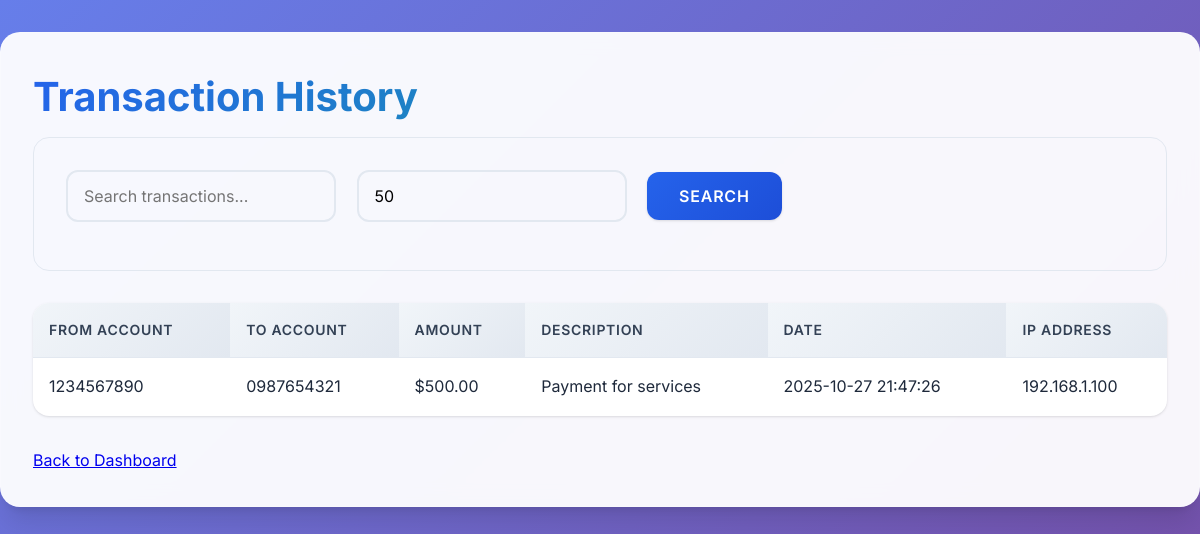
The page /view_transactions.php (signed in) on the database its author committed.
### tables this page shows
CREATE TABLE transactions (
    id INT AUTO_INCREMENT PRIMARY KEY,
    from_account VARCHAR(20) NOT NULL,
    to_account VARCHAR(20) NOT NULL,
    amount DECIMAL(10,2) NOT NULL,
    description TEXT,
    transaction_date TIMESTAMP DEFAULT CURRENT_TIMESTAMP,
    ip_address VARCHAR(45)
);

### view_transactions.php (the view, shortened to what this page needs)
<?php
include 'config.php';
$account_number = $_SESSION['account_number'] ?? '';
$search = $_GET['search'] ?? '';
$limit = $_GET['limit'] ?? 50;
$sql = "SELECT * FROM transactions WHERE from_account = '$account_number' OR to_account = '$account_number'";
$sql .= " ORDER BY transaction_date DESC LIMIT $limit";
$result = $conn->query($sql);
?>
<!DOCTYPE html>
<html>
<head>
    <link rel="stylesheet" href="style.css">
</head>
<body>
    <div class="container">
        <h1>Transaction History</h1>
        <div class="search-form">
            <form method="GET" action="">
                <input type="text" name="search" placeholder="Search transactions..." value="<?php echo htmlspecialchars($search); ?>">
                <input type="number" name="limit" placeholder="Limit" value="<?php echo htmlspecialchars($limit); ?>">
                <button type="submit">Search</button>
            </form>
        </div>
        <table>
            <tr>
                <th>From Account</th>
                <th>To Account</th>
                <th>Amount</th>
                <th>Description</th>
                <th>Date</th>
                <th>IP Address</th>
            </tr>
            <?php while ($row = $result->fetch_assoc()): ?>
            <tr>
                <td><?php echo $row['from_account']; ?></td>
                <td><?php echo $row['to_account']; ?></td>
                <td>$<?php echo number_format($row['amount'], 2); ?></td>
                <td><?php echo $row['description']; ?></td>
                <td><?php echo $row['transaction_date']; ?></td>
                <td><?php echo $row['ip_address']; ?></td>
            </tr>
            <?php endwhile; ?>
        </table>
        <p><a href="dashboard.php">Back to Dashboard</a></p>
    </div>
</body>
</html>

### style.css (style rules this page uses)
* { margin: 0; padding: 0; box-sizing: border-box; }
:root { --primary-color: #2563eb; --primary-dark: #1d4ed8; --secondary-color: #10b981; --danger-color: #ef4444; --warning-color: #f59e0b; --success-color: #10b981; --info-color: #3b82f6; --dark-color: #1f2937; --light-color: #f8fafc; --gray-100: #f1f5f9; --gray-200: #e2e8f0; --gray-300: #cbd5e1; --gray-400: #94a3b8; --gray-500: #64748b; --gray-600: #475569; --gray-700: #334155; --gray-800: #1e293b; --gray-900: #0f172a; --shadow-sm: 0 1px 2px 0 rgb(0 0 0 / 0.05); --shadow: 0 1px 3px 0 rgb(0 0 0 / 0.1), 0 1px 2px -1px rgb(0 0 0 / 0.1); --shadow-md: 0 4px 6px -1px rgb(0 0 0 / 0.1), 0 2px 4px -2px rgb(0 0 0 / 0.1); --shadow-lg: 0 10px 15px -3px rgb(0 0 0 / 0.1), 0 4px 6px -4px rgb(0 0 0 / 0.1); --shadow-xl: 0 20px 25px -5px rgb(0 0 0 / 0.1), 0 8px 10px -6px rgb(0 0 0 / 0.1); }
body { font-family: 'Inter', -apple-system, BlinkMacSystemFont, 'Segoe UI', Roboto, sans-serif; background: linear-gradient(135deg, #667eea 0%, #764ba2 100%); min-height: 100vh; color: var(--gray-800); line-height: 1.6; }
.container { max-width: 1200px; margin: 0 auto; padding: 2rem; background: rgba(255, 255, 255, 0.95); backdrop-filter: blur(10px); border-radius: 20px; box-shadow: var(--shadow-xl); margin-top: 2rem; margin-bottom: 2rem; border: 1px solid rgba(255, 255, 255, 0.2); }
h1 { font-size: 2.5rem; font-weight: 700; color: var(--dark-color); margin-bottom: 0.5rem; background: linear-gradient(135deg, var(--primary-color), var(--secondary-color)); -webkit-background-clip: text; -webkit-text-fill-color: transparent; background-clip: text; }
input[type="text"], input[type="password"], input[type="email"], input[type="number"] { width: 100%; padding: 0.875rem 1rem; border: 2px solid var(--gray-200); border-radius: 12px; font-size: 1rem; transition: all 0.3s ease; background: var(--gray-50); font-family: inherit; }
button { background: linear-gradient(135deg, var(--primary-color), var(--primary-dark)); color: white; padding: 0.875rem 2rem; border: none; border-radius: 12px; cursor: pointer; font-size: 1rem; font-weight: 600; transition: all 0.3s ease; box-shadow: var(--shadow); font-family: inherit; text-transform: uppercase; letter-spacing: 0.05em; }
table { width: 100%; border-collapse: collapse; margin-bottom: 2rem; background: white; border-radius: 16px; overflow: hidden; box-shadow: var(--shadow); }
table th, table td { padding: 1rem; text-align: left; border-bottom: 1px solid var(--gray-200); }
table th { background: linear-gradient(135deg, var(--gray-100), var(--gray-200)); font-weight: 600; color: var(--gray-700); font-size: 0.875rem; text-transform: uppercase; letter-spacing: 0.05em; }
table tr:last-child td { border-bottom: none; }
.search-form { margin-bottom: 2rem; padding: 2rem; background: linear-gradient(135deg, var(--gray-50), white); border-radius: 16px; border: 1px solid var(--gray-200); }
.search-form input { margin-right: 1rem; margin-bottom: 1rem; display: inline-block; width: auto; min-width: 200px; }

### rows shown on the page
transactions: from_account "1234567890", to_account "0987654321", amount "500.00", description "Payment for services", transaction_date "2025-10-27 21:47:26", ip_address "192.168.1.100"
